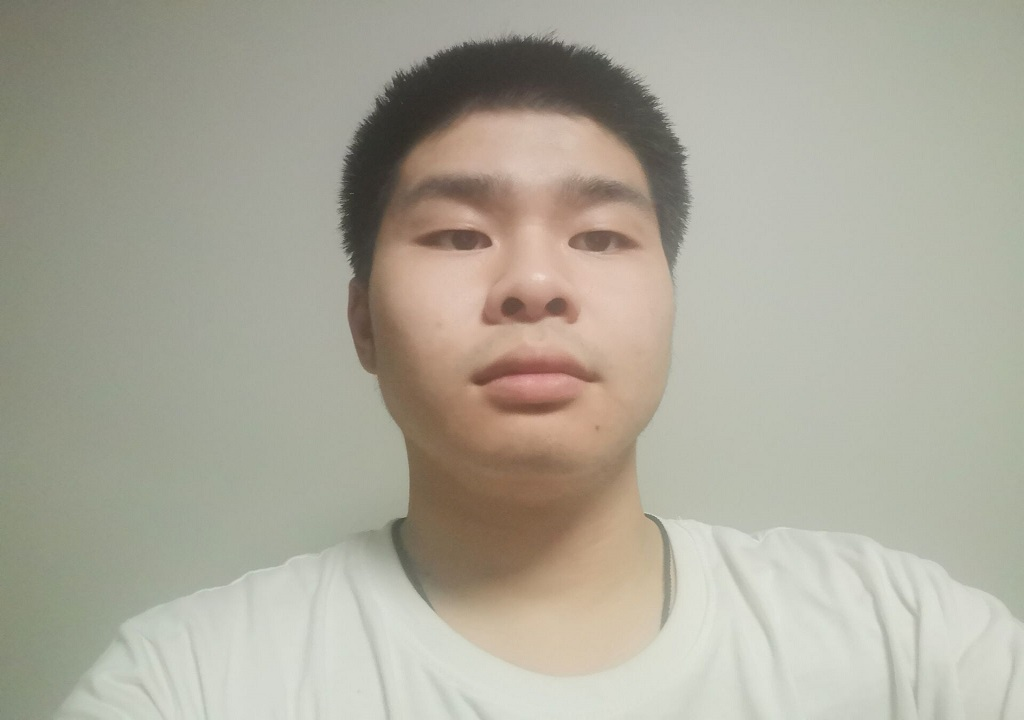
%> input picture CLab-1/Code/face_01_u6693651.jpg, 1024 x 720 px
$ octave t3.m   (GNU Octave 9; MATLAB toolbox functions it lacks are replaced by stand-ins)
%> lines starting %> are read from the running program, lines starting %| are printed output that depends on the picture
face=imread('face_01_u6693651.jpg');
%> face is the input picture: size 720x1024x3 uint8; mean R, G, B 171.8, 168.5, 154.5
%%%%%
s_face=imresize(face,[512,768]);

figure(1);
subplot(121),imshow(face,'InitialMagnification','fit');
title("original version");
subplot(122),imshow(s_face,'InitialMagnification','fit');
title("(a)-resize");


%(a)
R_face=face(:,:,1);
G_face=face(:,:,2);
B_face=face(:,:,3);
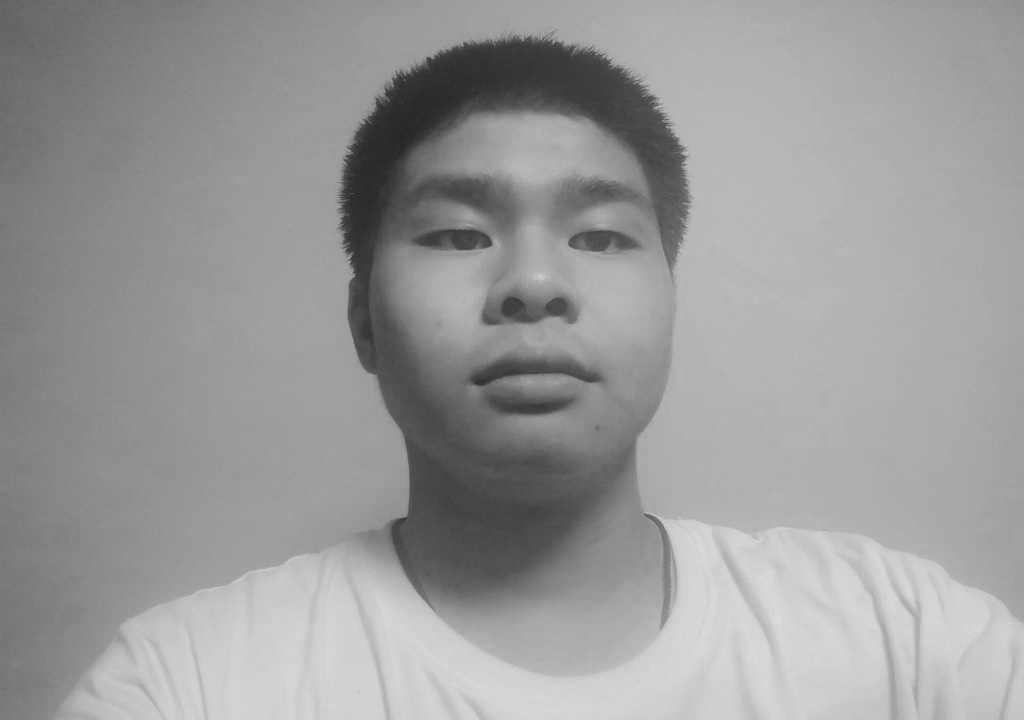
%> B_face: size 720x1024 uint8; min 36, max 221, mean 154.5

figure(2);
subplot(221),imshow(face,'InitialMagnification','fit');
title("original version");
subplot(222),imshow(R_face,'InitialMagnification','fit');
title("Red channel version");
subplot(223),imshow(G_face,'InitialMagnification','fit');
title("Green channel version");
subplot(224),imshow(B_face,'InitialMagnification','fit');
title("Blue channel version");

%(b)
figure(3);
subplot(131),imhist(R_face,32);
title("Red histograms ");
subplot(132),imhist(G_face,32);
title("Green histograms ");
subplot(133),imhist(B_face,32);
title("Blue histograms ");
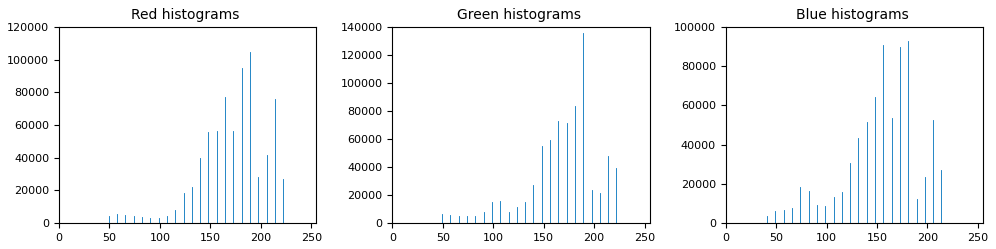
%> figure redrawn from the program's plot data, 3 panels; panel 1: highest point at x = 189.2, y = 104570; panel 2: highest point at x = 189.2, y = 135383; panel 3: highest point at x = 181, y = 92664

%(c)
eq_face=histeq(s_face);
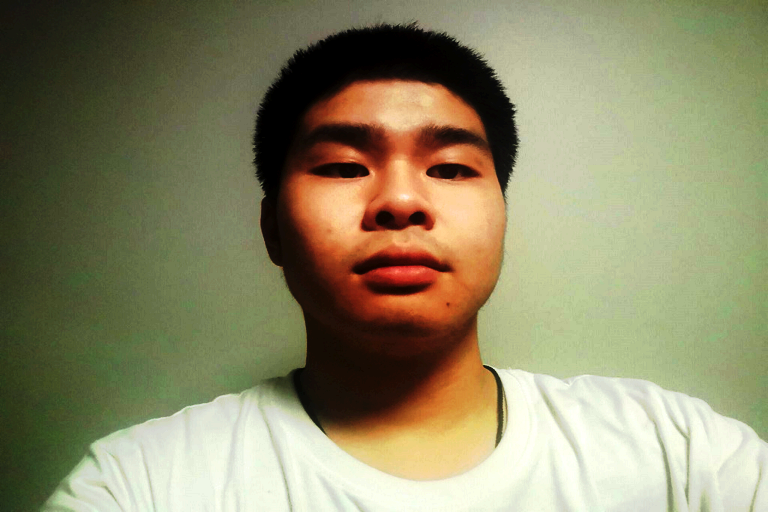
%> eq_face: size 512x768x3 uint8; mean R, G, B 140.8, 136.2, 103.1
eqR_face=histeq(s_face(:,:,1));
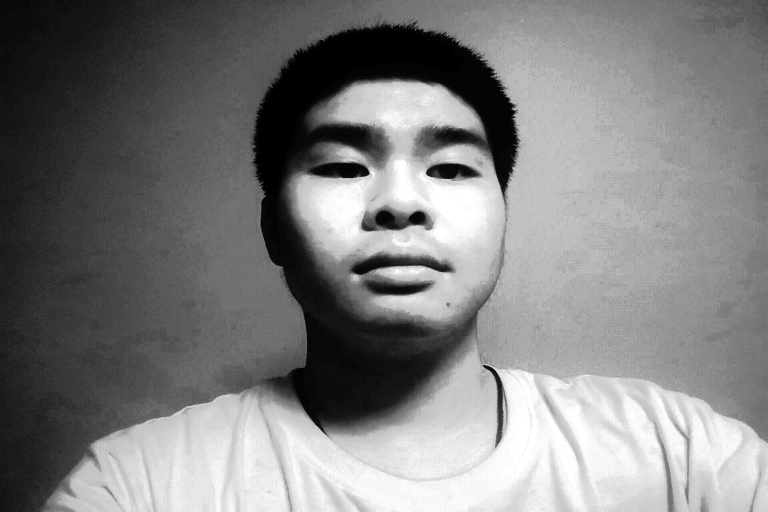
%> eqR_face: size 512x768 uint8; min 0, max 255, mean 126.9
eqG_face=histeq(s_face(:,:,2));
eqB_face=histeq(s_face(:,:,3));
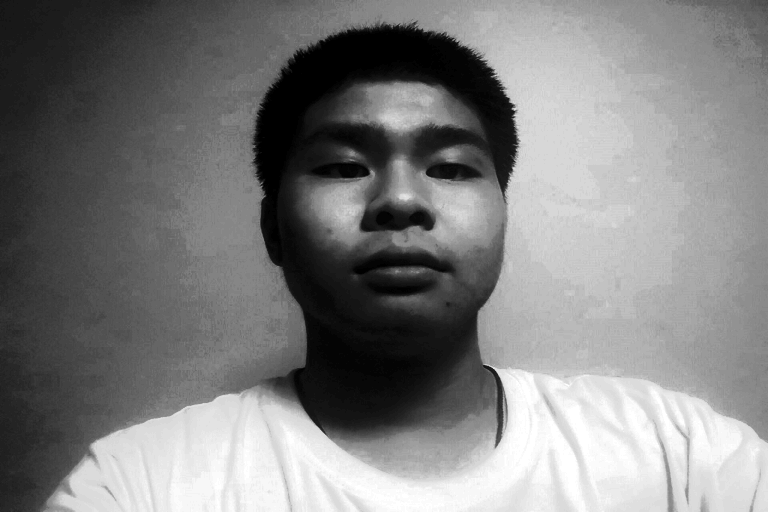
%> eqB_face: size 512x768 uint8; min 0, max 255, mean 126.8

figure(4);
subplot(421),imshow(s_face);
title("reside photo histogram equalisation");
subplot(422),imhist(eq_face,64);
subplot(423),imshow(s_face(:,:,1));
title("reside photo Red histogram equalisation");
subplot(424),imhist(eqR_face,64);
subplot(425),imshow(s_face(:,:,2));
%> after `imshow(s_face(:,:,2))`:
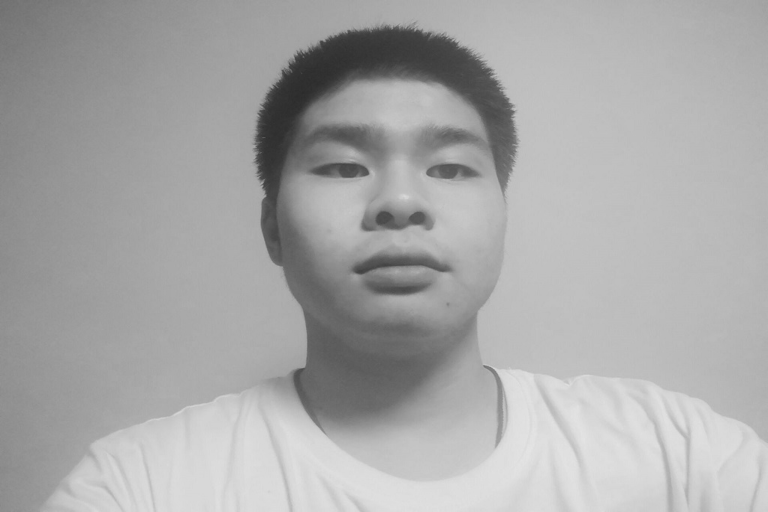
%> displayed picture: size 512x768, on the screen's scale of 0 to 255; min 43, max 228, mean 168.5
title("reside photo Green histogram equalisation");
subplot(426),imhist(eqG_face,64);
subplot(427),imshow(s_face(:,:,3));
title("reside photo Blue histogram equalisation");
subplot(428),imhist(eqB_face,64);
%> after `imhist(eqB_face,64)`:
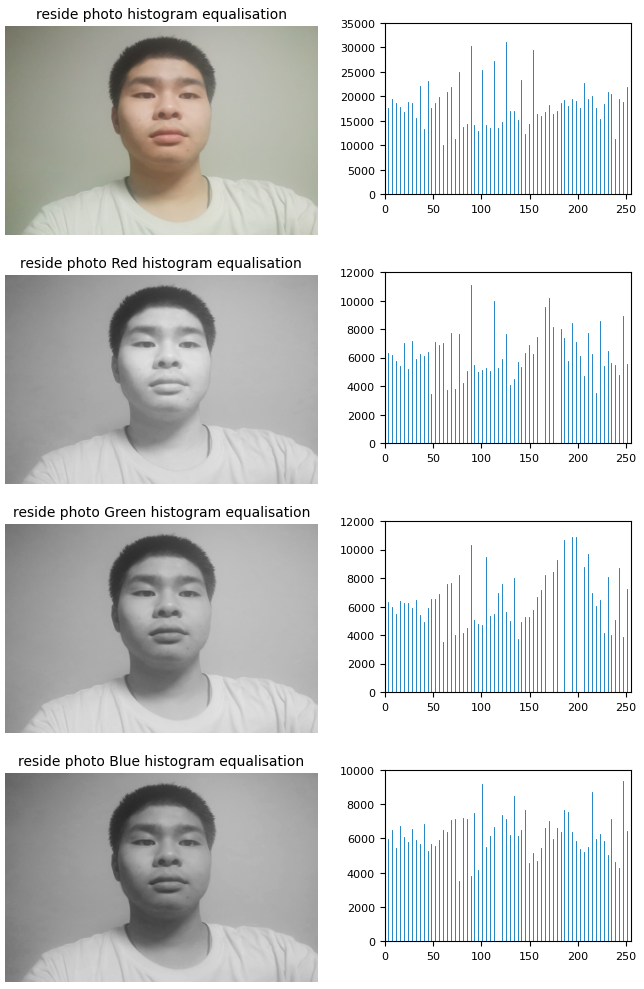
%> figure redrawn from the program's plot data, 8 panels

%(d)

$ run again, with CLab-1/Code/face_02_u6693651.jpg copied over CLab-1/Code/face_01_u6693651.jpg
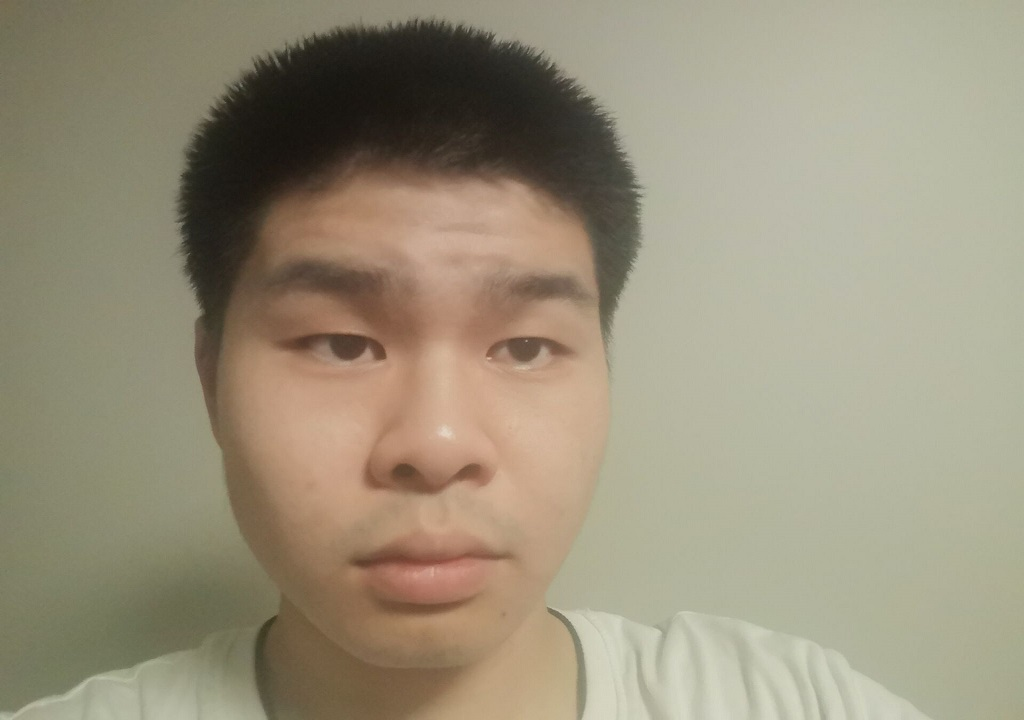
%> input picture CLab-1/Code/face_02_u6693651.jpg, 1024 x 720 px
%> face is the input picture: size 720x1024x3 uint8; mean R, G, B 154, 145.3, 123.5
%> `eqB_face=histeq(s_face(:,:,3));`:
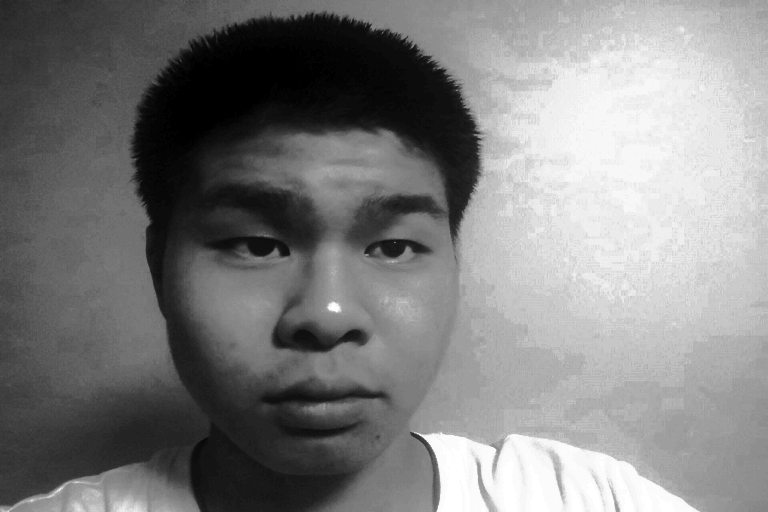
%> eqB_face: size 512x768 uint8; min 0, max 255, mean 126.9
%> `imshow(s_face(:,:,2))`:
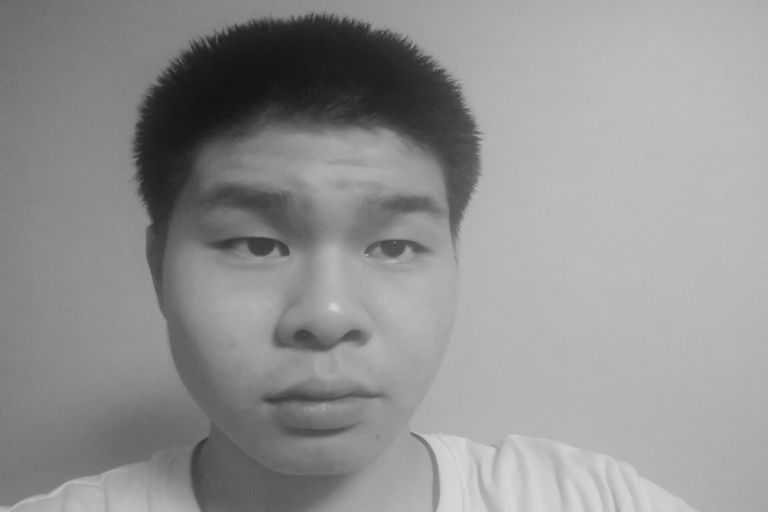
%> displayed picture: size 512x768, on the screen's scale of 0 to 255; min 18, max 216, mean 145.3

$ run again, with CLab-1/Code/face_03_u6693651.jpg copied over CLab-1/Code/face_01_u6693651.jpg
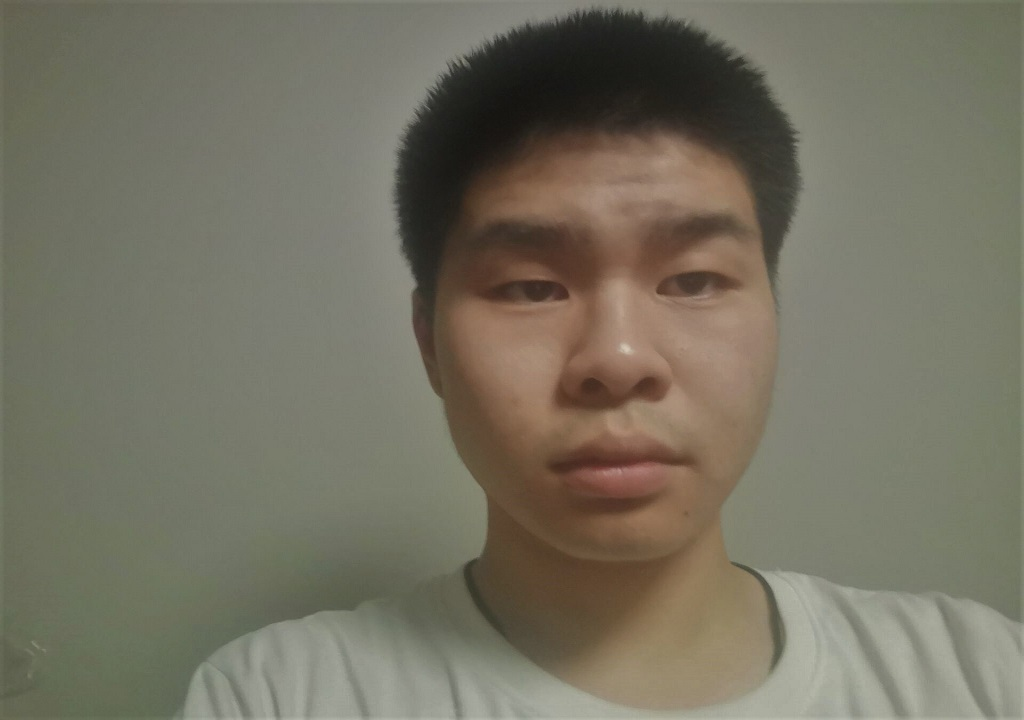
%> input picture CLab-1/Code/face_03_u6693651.jpg, 1024 x 720 px
%> face is the input picture: size 720x1024x3 uint8; mean R, G, B 116.7, 112.9, 97.3
%> `eqB_face=histeq(s_face(:,:,3));`:
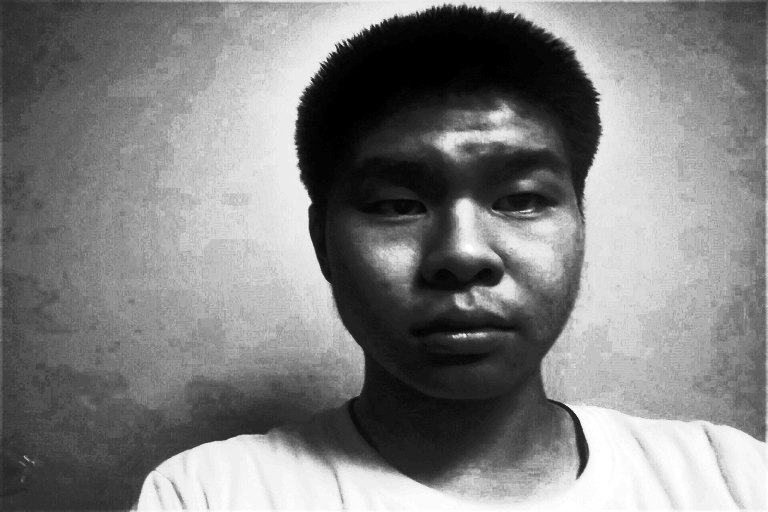
%> eqB_face: size 512x768 uint8; min 0, max 255, mean 127.5; mean of the top-left, top-right, bottom-left and bottom-right quarters 127.7, 114.9, 123.7, 143.6
%> `imshow(s_face(:,:,2))`:
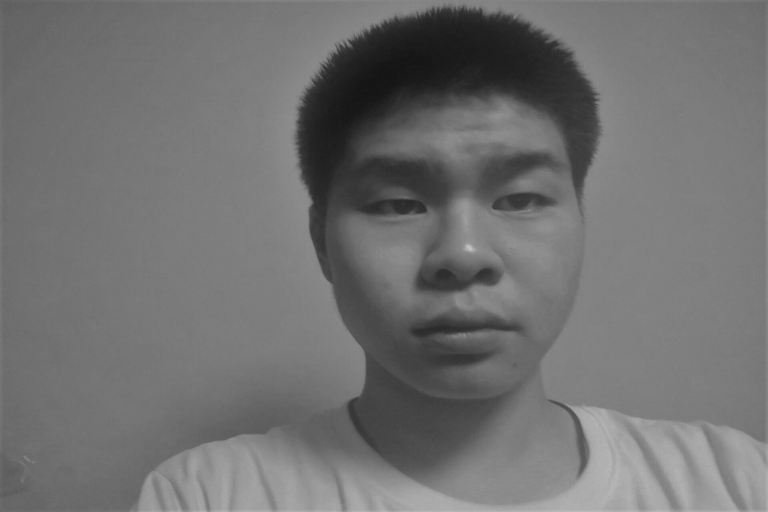
%> displayed picture: size 512x768, on the screen's scale of 0 to 255; min 19, max 198, mean 112.9
